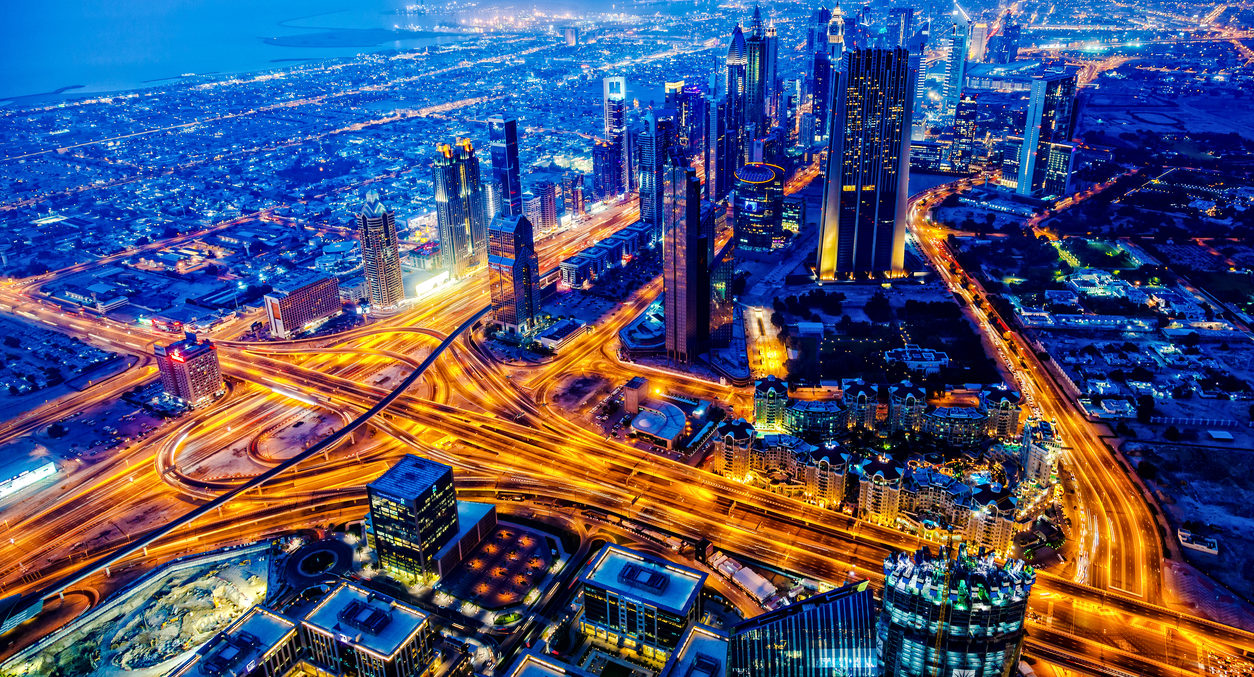
//> input picture Mídias/Prática2/imagem_1.jpg, 1254 x 677 px, given in place of video.mp4, which was not available
$ ./code8   (built with g++ and OpenCV 4)
//> lines starting //> are read from the running program, lines starting //| are printed output that depends on the picture; after the words box and inside, x2 and y2 are one past the last pixel; in counts of white or black regions, pixels touching at a corner belong together; pictures that were not available may be replaced by others from this repository, and a replacement may not be noted
/*
WorkshpS - Minicurso de Visão Computacional : Uma introdução a OpenCV com C++
- utilização de algoritmo de captura de cores para rastreamento de objetos
*/
#include <iostream>
#include "opencv2/highgui/highgui.hpp"
#include "opencv2/imgproc/imgproc.hpp"

using namespace cv;
using namespace std;

 int main( int argc, char** argv )
 {
    //VideoCapture cap(0); //captura video da webcam
    VideoCapture cap("video.mp4");
    if ( !cap.isOpened() )
    {
         cout << "Não foi possível abrir webcam ou video ..." << endl;
         return -1;
    }

 namedWindow("Control", CV_WINDOW_NORMAL);//criarei a janela "Control" para receber os ranges
//Crio minhas variáveis que realizaram o controle de reconhecimento das cores
 int iLowH = 37;
 int iHighH = 132;

 int iLowS = 109;
 int iHighS = 255;

 int iLowV = 45;
 int iHighV = 255;

 //Crio trackbars na janela "Control" para as variaveis anterios
 createTrackbar("LowH", "Control", &iLowH, 179); //Hue (0 - 179)
 createTrackbar("HighH", "Control", &iHighH, 179);

 createTrackbar("LowS", "Control", &iLowS, 255); //Saturation (0 - 255)
 createTrackbar("HighS", "Control", &iHighS, 255);

 createTrackbar("LowV", "Control", &iLowV, 255);//Value (0 - 255)
 createTrackbar("HighV", "Control", &iHighV, 255);

 int iLastX = -1;
 int iLastY = -1;

 //Captura temporariamente a imagem da camera
 Mat imgTmp;
 cap.read(imgTmp);
//> imgTmp is the input picture: 677 rows x 1254 cols, CV_8UC3; mean B, G, R 114.2, 81.2, 75.8

 //crio uma imagem em preto do mesmo tamanho da imagem da camera
 //Mat imgLines = Mat::zeros( imgTmp.size(), CV_8UC3 );


 while (true){
     Mat imgOriginal;

     bool bSuccess = cap.read(imgOriginal); // irá ler um frame do video
     if (!bSuccess) //se não obtive sucesso
     {
        cout << "Impossivel de ler video" << endl;
        break;
     }

    Mat imgHSV;

    cvtColor(imgOriginal, imgHSV, COLOR_BGR2HSV);
//> imgHSV: 677 rows x 1254 cols, CV_8UC3; mean H, S, V 89.6, 200.3, 151.8
    /*
    Função utilizada para converter uma cor de um espaço de cores para outro. Recebe como parâmetros
    a imagem de entrada, a imagem de saída e o tipo de tranformação, no caso do espaço RGB 2 para HSV
    */

    Mat imgThresholded;

    inRange(imgHSV, Scalar(iLowH, iLowS, iLowV), Scalar(iHighH, iHighS, iHighV), imgThresholded); //Threshold the image (limita a imagem)
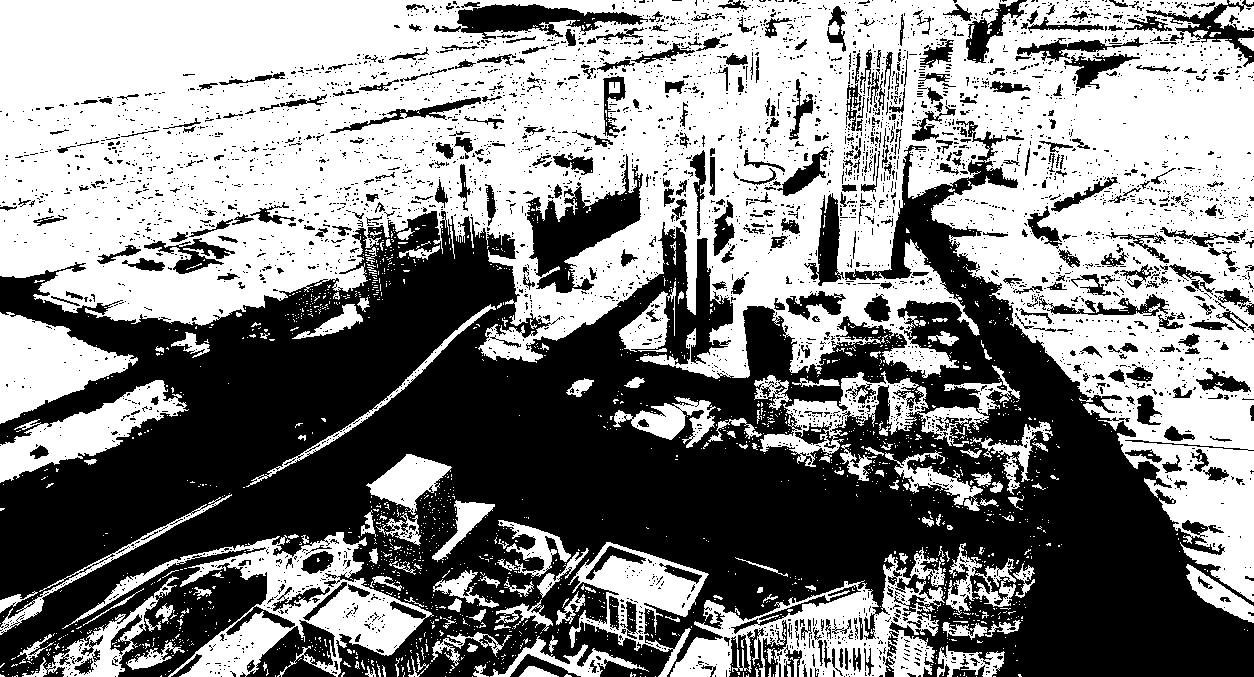
//> imgThresholded: 677 rows x 1254 cols, CV_8UC1; 52.2% white; 4296 black regions (3844 under 20 px), largest, box (x1, y1, x2, y2) and area: (0, 121, 1254, 677) 326937, (526, 154, 643, 293) 6289, (434, 4, 648, 39) 3519
    /*
    Função responsável por reconhecer padrões por cores,e ela toma quatro argumentos: a imagem a ser analisada,
    o tom mínimo da cor e o tom máximo da cor no formato HSV e a imagem de saída com os limites encontrados
    */

    //filtros morfológicos (remove pequenos objetos do primeiro plano)
    erode(imgThresholded, imgThresholded, getStructuringElement(MORPH_ELLIPSE, Size(5, 5)) );
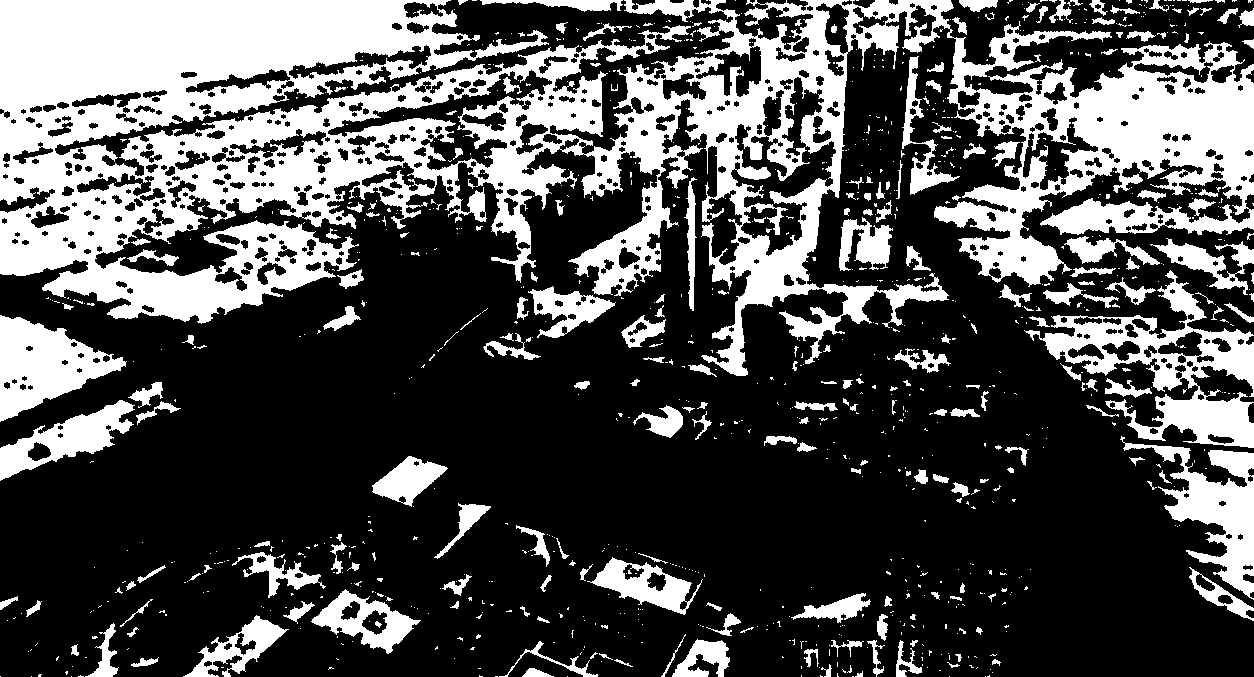
//> imgThresholded: 677 rows x 1254 cols, CV_8UC1; 31.2% white; 1027 white regions (803 under 20 px), largest, box (x1, y1, x2, y2) and area: (0, 0, 1254, 376) 186859, (1024, 270, 1254, 448) 12294, (1120, 436, 1254, 600) 7147
    dilate( imgThresholded, imgThresholded, getStructuringElement(MORPH_ELLIPSE, Size(5, 5)) );
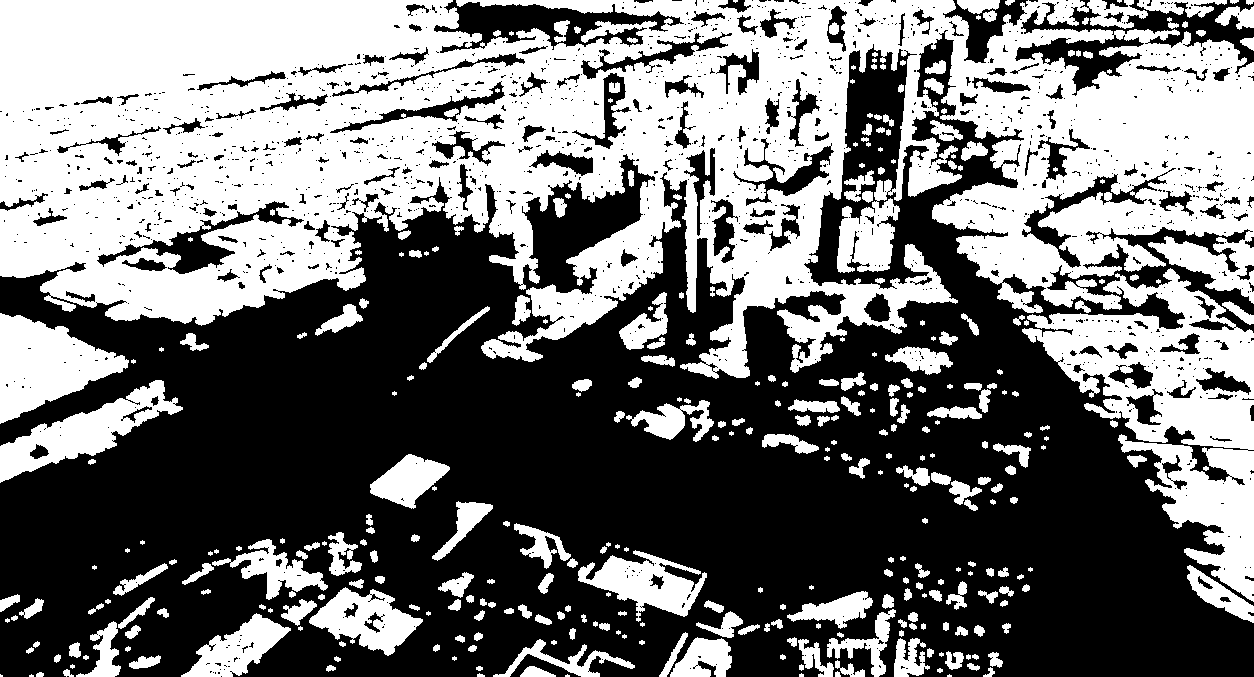
//> imgThresholded: 677 rows x 1254 cols, CV_8UC1; 45% white; 358 white regions (74 under 20 px), largest, box (x1, y1, x2, y2) and area: (0, 0, 1254, 379) 278483, (1022, 268, 1254, 602) 29838, (0, 313, 129, 424) 7905
    /*
    recebe como parâmetros imagem de entrada, imagem de saída, o kernel utilizado para aplicação do filtro
    podendo ser no formato MORPH_RECT (quadrado) , MORPH_CROSS (cruz), MORPH_ELLIPSE (cruz)
    */


    Moments oMoments = moments(imgThresholded);
//> oMoments = moments, m00 97402605, centre m10/m00, m01/m00 = (619.4, 233.6)
    /*
    Calcula os momentos da imagem Thresholded atráves da função moments
    (ele calcula os contornos/areas encontradas) e guarda na variavel oMoments na estrutura (class)
    Moments da biblioteca
    */
   // Pego os momentos espaciais
    double dM01 = oMoments.m01; //pega tamanho em y
//> dM01 = 2.27e+10
    double dM10 = oMoments.m10; //pega tamanho em x
//> dM10 = 6.03e+10
    double dArea = oMoments.m00;//area do momento
//> dArea = 97402605

    // Se a area <= 10000, Eu considero que não existe objeto na imagem e isso ocorre por causa do
    //ruído, a area não é zero
    if (dArea > 10000){
        //calcula a posição da bola
        int posX = dM10 / dArea;
//> posX = 619
        int posY = dM01 / dArea;
//> posY = 233
        if (iLastX >= 0 && iLastY >= 0 && posX >= 0 && posY >= 0){
            //Desenha um circulo vermelho do ponto anterior para o ponto atual
            circle(imgOriginal,Point(posX,posY),50,Scalar(0,0,255),3);
            //line(imgLines,Point(posX,posY),Scalar(0,0,255));
        }
        iLastX = posX;
//> iLastX = 619
        iLastY = posY;
//> iLastY = 233
    }
    namedWindow("Thresholded Image",WINDOW_NORMAL);
    namedWindow("Original",WINDOW_NORMAL);
    imshow("Thresholded Image", imgThresholded); //show the thresholded image

    //imgOriginal = imgOriginal + imgLines;
    imshow("Original", imgOriginal); //show the original image

    if (waitKey(30) == 27) //espera pela tecla 'esc' ser pressionada, se for o loop é quebrado
//> the Esc key is pressed
    {
        cout << "tecla ESC foi pressionado pelo usuario" << endl;
        break;
    }

}

   return 0;
}
